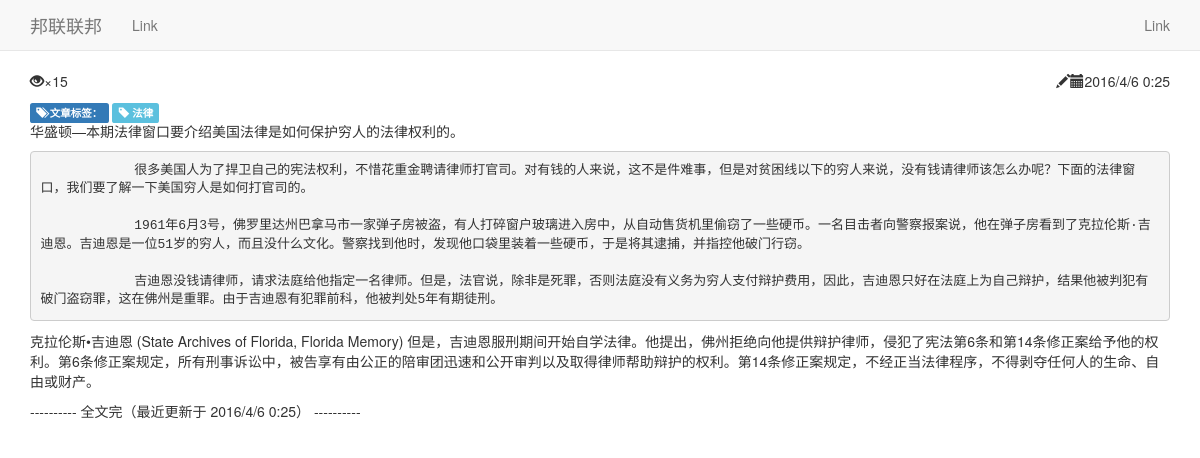
Screenshot of /blog/article/宪法第十四修正案 with the database file from the repository.
### blog/models.py (models this page shows)
class Article(models.Model):
    url = models.URLField()
    title = models.CharField(max_length=50)
    title_zh = models.CharField(max_length=50)
    author = models.CharField(max_length=30)
    content_md = models.TextField()
    content_html = models.TextField()
    tags = models.CharField(max_length=30)
    views = models.IntegerField()
    created = models.DateTimeField(auto_now_add=True)
    updated = models.DateTimeField()

### blog/views.py (called while the page is built)
    def get_object(self, **kwargs):
        title = self.kwargs.get('title')
        try:
            article = Article.objects.get(title=title)
            article.views += 1
            article.save()
            article.tags = article.tags.split()
        except Article.DoesNotExist:
            raise Http404("Article does not exist")
        return article

### blog/templates/article_detail.html
{% extends 'blog_base.html' %}
{% block content %}
<div class="container">
  <div class="article">
    <div class="article-info">
      <p class="pull-right" title="发表日期"><span class="glyphicon glyphicon-calendar" aria-hidden="true"></span>{{ object.created|date:"Y/n/j G:i" }}</p>
      <p class="pull-right author" title="作者"><span class="glyphicon glyphicon-pencil" aria-hidden="true"></span>{{ object.author }}</p>
      <p title="阅读次数"><span class="glyphicon glyphicon-eye-open" aria-hidden="true"></span>&times;{{ object.views }}</p>
    </div>
    <div class="article-tags">
      <span class="label label-primary"><span class="glyphicon glyphicon-tags" aria-hidden="true"></span> 文章标签：</span>
      {% for tag in object.tags %}
      <span class="label label-info"><span class="glyphicon glyphicon-tag" aria-hidden="true"></span> {{ tag }}</span>
      {% endfor %}
    </div>
    <div class="article-content">
      {% autoescape off %}
      {{ object.content_html }}
      {% endautoescape %}
      <p class="updated">---------- 全文完（最近更新于 {{ object.updated|date:"Y/n/j G:i" }}） ----------</p>
    </div>
  </div>
</div>
{% endblock %}

### blog/templates/blog_base.html (shortened to what this page needs)
{% load staticfiles %}
<!DOCTYPE html>
<html lang="zh-CN">
  <head>
    <link rel="stylesheet" href="http://cdn.bootcss.com/bootstrap/3.3.5/css/bootstrap.min.css">
    <link rel="stylesheet" href="{% static 'css/emacs.css' %}">
    <link rel="stylesheet" href="{% static 'css/blog.css' %}">
  </head>
  <body>
    {% block nav %}
      {% include "blog_nav.html" %}
    {% endblock %}
    {% block content %}{% endblock %}
  </body>
</html>

### blog/templates/blog_nav.html (shortened to what this page needs)
<nav class="navbar navbar-default navbar-static-top" role="navigation">
  <div class="container">
    <div class="navbar-header">
      <a href="{% url 'blog_index' %}" class="navbar-brand">邦联联邦</a>
    </div>
    <div id="navbar" class="collapse navbar-collapse bs-navbar-collapse">
      <ul class="nav navbar-nav">
        <li><a href="#">Link</a></li>
      </ul>
      <ul class="nav navbar-nav navbar-right">
        <li><a href="#">Link</a></li>
      </ul>
    </div>
  </div>
</nav>

### rows the page displays
Article: created "2016/4/6 0:25", views "15", tags "法律", content_html "华盛顿—本期法律窗口要介绍美国法律是如何保护穷人的法律权利的。 很多美国人为了捍卫自己的宪法权利，不惜花重金聘请律师打官司。对有钱的人来说，这不是件难事，但是对贫困线以下的穷人来说，没有钱请律师该怎么办呢？下面的法律窗口，我们要了解一下美国穷人是如何打官司的。 1961年6月3号，佛罗里达州巴拿马市一家弹子房被盗，有人打碎窗户玻璃进入房中，从自动售货机里偷窃了一些硬币。一名目击者向警察报案说，他在弹子房看到了克拉伦斯·吉迪恩。吉迪恩是一位51岁的穷人，而且没什么文化。警察找到他时，发现他口袋里装着一些硬币，于是将其逮捕，并指控他破门行窃。 吉迪恩没钱请律师，请求法庭给他指定一名律师。但是，法官说，除非是死罪，否则法庭没有义务为穷人支付辩护费用，因此，吉迪恩只好在法庭上为自己辩护，结果他被判犯有破门盗窃罪，这在佛州是重罪。由于吉迪恩有犯罪前科，他被判处5年有期徒刑。 克拉伦斯•吉迪恩 (State Archives of Florida, Florida Memory) 但是，吉迪恩服刑期间开始自学法律。他提出，佛州拒绝向他提供辩护律师，侵犯了宪法第6条和第14条修正案给予他的权利。第6条修正案规定，所有刑事诉讼中，被告享有由公正的陪审团迅速和公开审判以及取得律师帮助辩护的权利。第14条修正案规定，不经正当法律程序，不得剥夺任何人的生命、自由或财产。", updated "2016/4/6 0:25"
